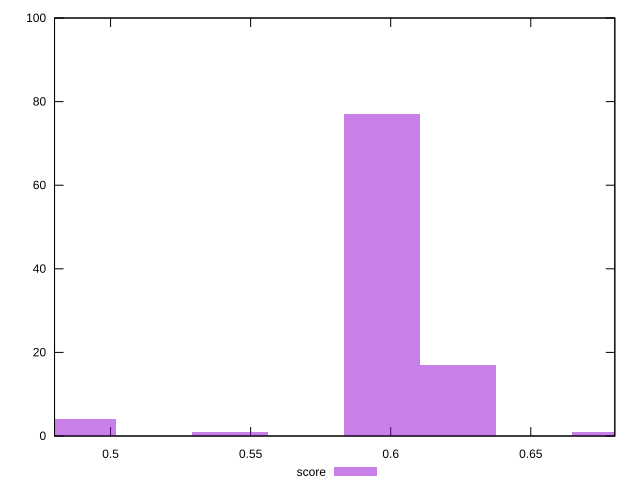

Reproduce this figure in gnuplot.
reset

$score <<EOF
0.5969597976827927 77
0.6240943339411015 17
0.48842165264955767 4
0.678363406457719 1
0.5426907251661752 1
EOF

set key outside below
set boxwidth 0.02713453625830876
set xrange [0.48:0.68]
set yrange [0:100]
set trange [0:100]
set style fill transparent solid 0.5 noborder
set terminal svg size 640, 490 enhanced background rgb 'white'
set output "report_00009_2021-02-08T22-37-41.559Z/uses-http2/samples/pages+cached+noadtech+nomedia/score/histogram.svg"

plot $score title "score" with boxes

reset
